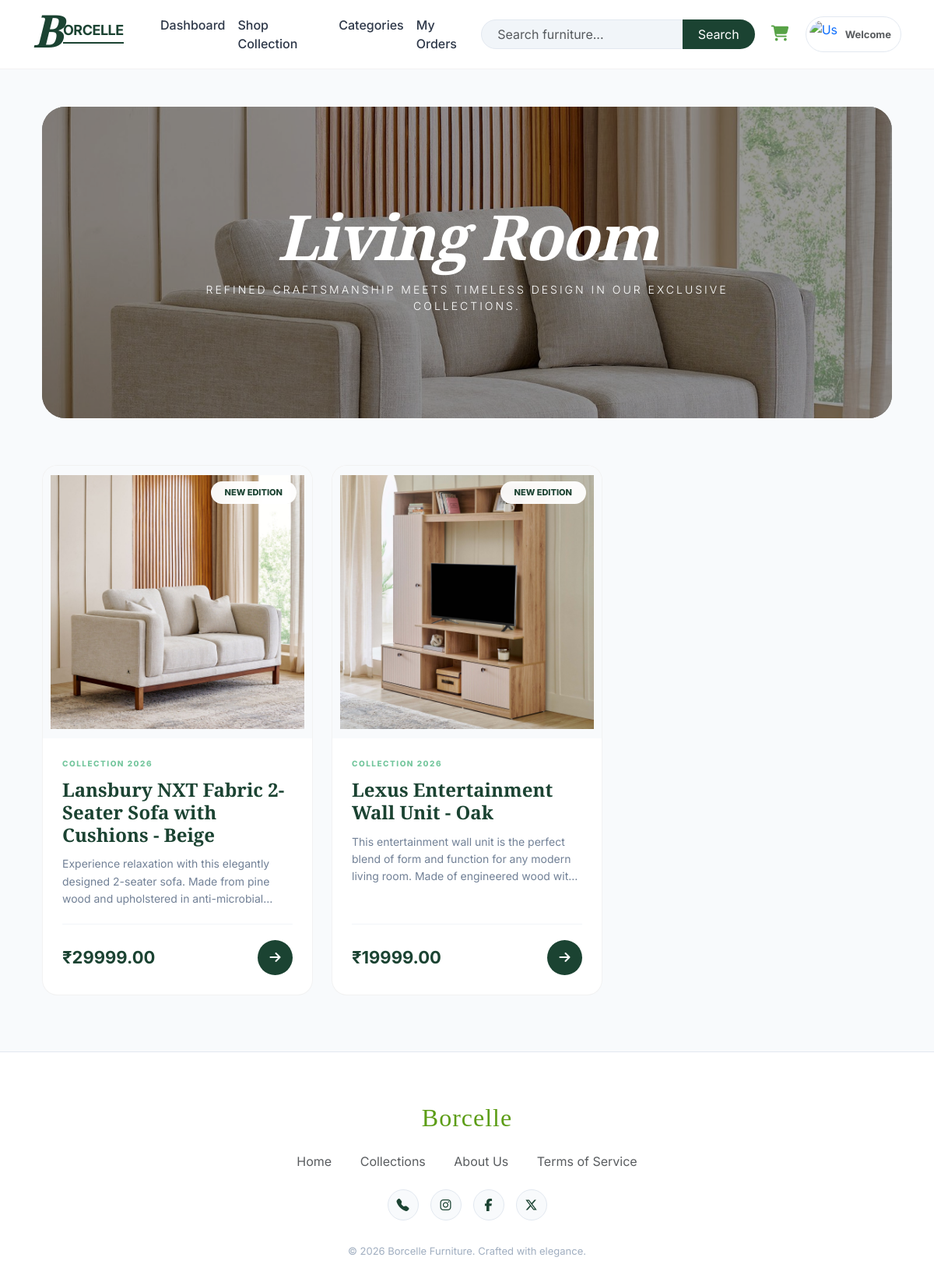
The page /customer/customer/category/2/Living Room/ (signed in) on the database its author committed.
### adminApp/models.py (models this page shows)
class Category(models.Model):
    category_id = models.AutoField(primary_key=True)
    category_name = models.CharField(max_length=50)
    category_image = models.ImageField(upload_to='category_image/', null=True, blank=True)

class Product(models.Model):
    ProductId = models.AutoField(primary_key=True)
    ProductName = models.CharField(max_length=200)
    ProductDescription = models.TextField()
    ProductImage = models.ImageField(upload_to='products/', null=True, blank=True)
    ProductPrice = models.DecimalField(max_digits=10, decimal_places=2)
    stock = models.IntegerField(default=0)
    category = models.ForeignKey(Category, on_delete=models.CASCADE, related_name='products')

### customerApp/views.py (the view)
def categoryView(request, category_id, category_name=None):
    category = Category.objects.get(category_id=category_id)
    products = Product.objects.filter(category=category)
    return render(request, 'Customer/categoryView.html', {
        'category': category,
        'products': products
    })

### templates/Customer/categoryView.html (shortened to what this page needs)
{% extends "customerHeader.html" %}
{% block content %}
<div class="container py-4">
    <section class="cat-hero">
        {% if category.category_image %}
            <img src="{{ category.category_image.url }}" class="cat-hero-img" alt="{{ category.category_name }}">
        {% endif %}
        <div class="cat-hero-content">
            <h1>{{ category.category_name }}</h1>
            <p>Refined craftsmanship meets timeless design in our exclusive collections.</p>
        </div>
    </section>
    <div class="row g-4">
        {% for product in products %}
        <div class="col-lg-4 col-md-6 mb-4">
            <a href="{% url 'productdetails' id=product.ProductId name=product.ProductName %}" class="text-decoration-none">
                <div class="product-card-detailed">
                    <div class="prod-img-wrap">
                        {% if product.ProductImage %}
                            <img src="{{ product.ProductImage.url }}" alt="{{ product.ProductName }}">
                        {% endif %}
                        <span class="prod-badge">New Edition</span>
                    </div>
                    <div class="prod-info-detailed">
                        <span class="prod-meta">COLLECTION 2026</span>
                        <h3>{{ product.ProductName }}</h3>
                        <div class="prod-description">
                            {{ product.ProductDescription|default:"A masterfully crafted piece designed for modern elegance and lasting comfort." }}
                        </div>
                        <div class="prod-footer">
                            <span class="prod-price">₹{{ product.ProductPrice }}</span>
                            <div class="view-btn"><i class="fa-solid fa-arrow-right"></i></div>
                        </div>
                    </div>
                </div>
            </a>
        </div>
        {% empty %}
        <div class="col-12 text-center py-5">
            <h2 class="text-muted" style="font-family: 'Playfair Display', serif;">No items available in this category.</h2>
        </div>
        {% endfor %}
    </div>
</div>
{% endblock %}

### templates/customerHeader.html (style rules this page uses)
:root { --brand-dark: #1b4332; --brand-light: #d8f3dc; --brand-accent: #74c69d; --text-main: #2d3748; --text-muted: #718096; --bg-main: #f8fafc; }
body { font-family: 'Inter', sans-serif; background-color: var(--bg-main); color: var(--text-main); display: flex; flex-direction: column; min-height: 100vh; margin: 0; }

### templates/Customer/categoryView.html (style rules this page uses)
:root { --brand-dark: #1b4332; --brand-accent: #74c69d; --text-main: #2d3748; --text-muted: #718096; }
.cat-hero { position: relative; height: 400px; width: 100%; border-radius: 30px; overflow: hidden; margin-bottom: 60px; display: flex; align-items: center; justify-content: center; background-color: #000; }
.cat-hero-img { position: absolute; inset: 0; width: 100%; height: 100%; object-fit: cover; object-position: center; opacity: 0.6; }
.cat-hero-content { position: relative; z-index: 2; text-align: center; color: #fff; max-width: 800px; }
.cat-hero-content h1 { font-family: 'Playfair Display', serif; font-size: 80px; font-weight: 900; font-style: italic; margin-bottom: 10px; letter-spacing: -2px; }
.cat-hero-content p { font-family: 'Inter', sans-serif; font-size: 14px; text-transform: uppercase; letter-spacing: 3px; font-weight: 300; }
.product-card-detailed { background: #fff; border-radius: 20px; overflow: hidden; border: 1px solid rgba(0,0,0,0.05); transition: all 0.4s cubic-bezier(0.165, 0.84, 0.44, 1); height: 100%; display: flex; flex-direction: column; }
.prod-img-wrap { height: 350px; position: relative; overflow: hidden; background: #f8fafc; display: flex; align-items: center; justify-content: center; }
.prod-img-wrap img { width: 100%; height: 100%; object-fit: contain; padding: 10px; }
.prod-badge { position: absolute; top: 20px; right: 20px; background: rgba(255,255,255,0.95); backdrop-filter: blur(5px); padding: 6px 18px; border-radius: 50px; font-size: 11px; font-weight: 800; color: var(--brand-dark); text-transform: uppercase; z-index: 2; }
.prod-info-detailed { padding: 25px; flex-grow: 1; display: flex; flex-direction: column; }
.prod-meta { font-size: 10px; color: var(--brand-accent); text-transform: uppercase; font-weight: 800; letter-spacing: 1.5px; margin-bottom: 12px; }
.prod-info-detailed h3 { font-family: 'Playfair Display', serif; font-weight: 700; font-size: 24px; margin-bottom: 12px; color: var(--brand-dark); text-decoration: none !important; }
.prod-description { font-size: 14px; color: var(--text-muted); line-height: 1.6; margin-bottom: 20px; display: -webkit-box; -webkit-line-clamp: 3; -webkit-box-orient: vertical; overflow: hidden; text-overflow: ellipsis; }
.prod-footer { margin-top: auto; display: flex; justify-content: space-between; align-items: center; padding-top: 20px; border-top: 1px solid #f1f5f9; }
.prod-price { font-size: 22px; font-weight: 700; color: var(--brand-dark); }
.view-btn { width: 45px; height: 45px; border-radius: 50%; background: var(--brand-dark); color: #fff; display: flex; align-items: center; justify-content: center; transition: 0.3s; }

### rows shown on the page
Category: category_image (picture), category_name "Living Room"
Product: ProductImage (picture), ProductName "Lansbury NXT Fabric 2-Seater Sofa with Cushions - Beige", ProductDescription "Experience relaxation with this elegantly designed 2-seater sofa. Made from pine wood and upholstered in…", ProductPrice "29999.00"
Product: ProductImage (picture), ProductName "Lexus Entertainment Wall Unit - Oak", ProductDescription "This entertainment wall unit is the perfect blend of form and function for any modern living room. Made of engineered wood…", ProductPrice "19999.00"
